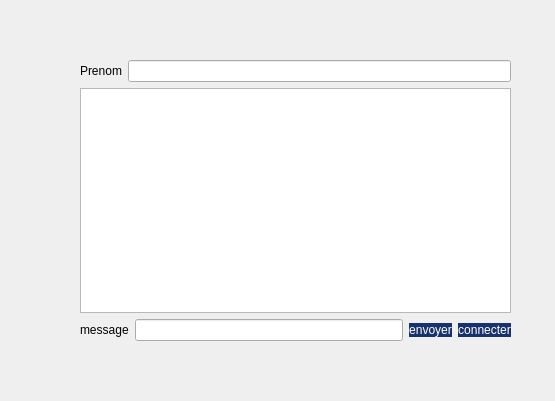
<?xml version="1.0" encoding="UTF-8"?>
<ui version="4.0">
 <class>chat</class>
 <widget class="QDialog" name="chat">
  <property name="geometry">
   <rect>
    <x>0</x>
    <y>0</y>
    <width>555</width>
    <height>401</height>
   </rect>
  </property>
  <property name="windowTitle">
   <string>Dialog</string>
  </property>
  <widget class="QWidget" name="layoutWidget">
   <property name="geometry">
    <rect>
     <x>80</x>
     <y>60</y>
     <width>431</width>
     <height>281</height>
    </rect>
   </property>
   <layout class="QVBoxLayout" name="verticalLayout">
    <item>
     <layout class="QHBoxLayout" name="horizontalLayout">
      <item>
       <widget class="QLabel" name="label">
        <property name="text">
         <string>Prenom</string>
        </property>
       </widget>
      </item>
      <item>
       <widget class="QLineEdit" name="nickname"/>
      </item>
     </layout>
    </item>
    <item>
     <widget class="QTextEdit" name="textEdit"/>
    </item>
    <item>
     <layout class="QHBoxLayout" name="horizontalLayout_2">
      <item>
       <widget class="QLabel" name="label_2">
        <property name="text">
         <string>message</string>
        </property>
       </widget>
      </item>
      <item>
       <widget class="QLineEdit" name="message"/>
      </item>
      <item>
       <widget class="QPushButton" name="send">
        <property name="styleSheet">
         <string notr="true">QPushButton {
	font: 10pt &quot;Arial Black&quot;;
    border-radius: 50%;
background-color:rgb(24, 50, 109);
color:white;
 border-width: 0px;
  border-radius: 10px;
}</string>
        </property>
        <property name="text">
         <string>envoyer</string>
        </property>
       </widget>
      </item>
      <item>
       <widget class="QPushButton" name="bind">
        <property name="styleSheet">
         <string notr="true">
QPushButton {
	font: 10pt &quot;Arial Black&quot;;
    border-radius: 50%;
background-color:rgb(24, 50, 109);
color:white;
 border-width: 0px;
  border-radius: 10px;
}
</string>
        </property>
        <property name="text">
         <string>connecter</string>
        </property>
       </widget>
      </item>
     </layout>
    </item>
   </layout>
  </widget>
 </widget>
 <resources/>
 <connections/>
</ui>
